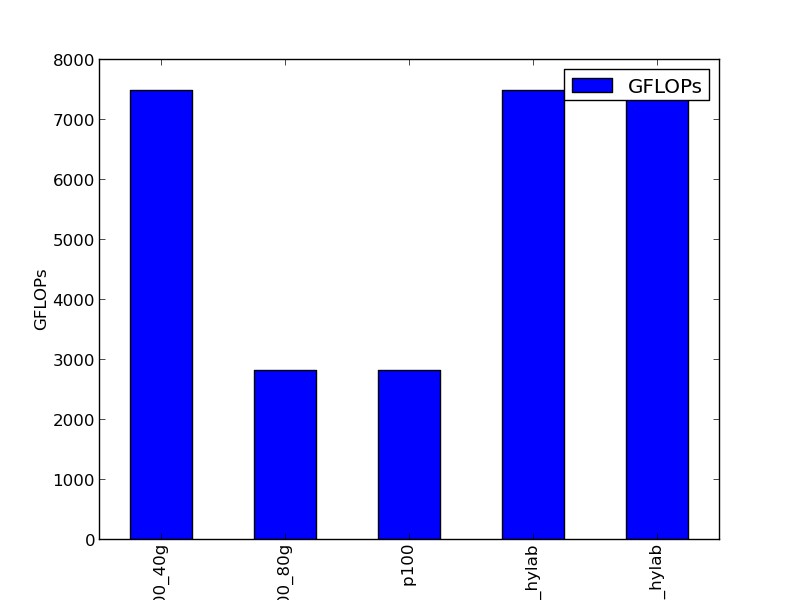

Source code (Python):
#!/usr/bin/env python2

import matplotlib
matplotlib.use('Agg')
import matplotlib.pyplot as plt 
import pandas as pd 

df = pd.read_csv("GPU.csv", comment="#", names=["Hostname", "GFLOPs"] )

print df

df.plot(kind='bar',  x='Hostname', y='GFLOPs', legend='true');
# https://pandas.pydata.org/pandas-docs/version/0.23/generated/pandas.DataFrame.plot.html


plt.legend()
plt.ylabel('GFLOPs')
plt.savefig('GPU.png')


